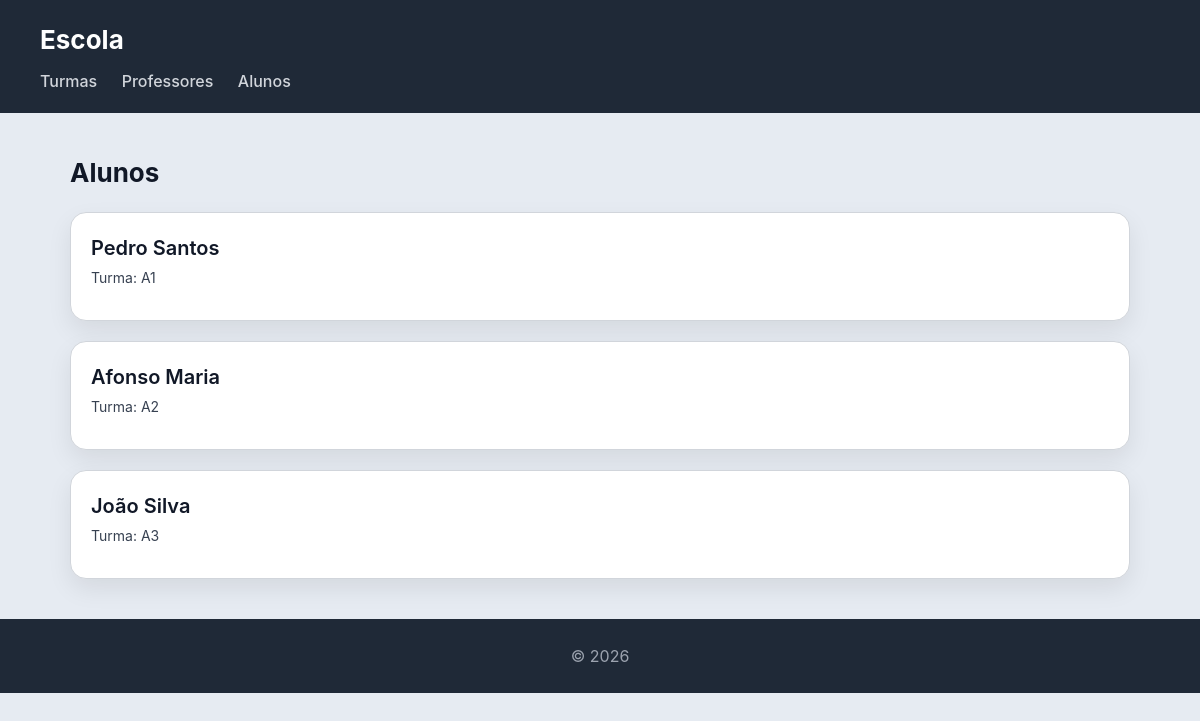
The page /escola/alunos/ on the database its author committed.
### escola/models.py (models this page shows, shortened)
class Aluno(models.Model):
    nome = models.CharField(max_length=100)
    idade = models.IntegerField()
    turma = models.ForeignKey(Turma, on_delete=models.CASCADE, related_name="alunos")

class Turma(models.Model):
    nome = models.CharField(max_length=50)
    ano_escolar = models.IntegerField()

### escola/views.py (the view)
# urls.py: path('alunos/', views.alunos_view, name="alunos"),
def alunos_view(request):
    alunos = Aluno.objects.select_related('turma').all()
    return render(request, 'escola/alunos.html', {'alunos': alunos})

### escola/templates/escola/alunos.html
{% extends 'escola/base.html' %}
{% block content %}
<h2>Alunos</h2>
<section>
    {% for aluno in alunos %}
    <article>
        <header>
            <h3>{{ aluno.nome }}</h3>
            <p>Turma: {{ aluno.turma.nome }}</p>
        </header>
    </article>
    {% endfor %}
</section>
{% endblock %}

### escola/static/escola/styles.css (style rules this page uses)
* { box-sizing: border-box; margin: 0; padding: 0; }
body { font-family: "Inter", "Segoe UI", system-ui, -apple-system, sans-serif; background: #e6ebf2; color: #111827; line-height: 1.5; }
h2 { margin-bottom: 20px; font-size: 26px; }
section > article { background: white; padding: 20px; border-radius: 16px; border: 1px solid #d1d5db; box-shadow: 0 10px 25px rgba(0,0,0,0.08); transition: all 0.25s ease; margin-bottom: 20px; }
article > header { margin-bottom: 12px; }
article > header > h3 { font-size: 20px; font-weight: 600; margin-bottom: 4px; }
article > header > p { font-size: 14px; color: #374151; }

### rows shown on the page
Aluno: nome "Pedro Santos", turma.nome "A1"
Aluno: nome "Afonso Maria", turma.nome "A2"
Aluno: nome "João Silva", turma.nome "A3"
